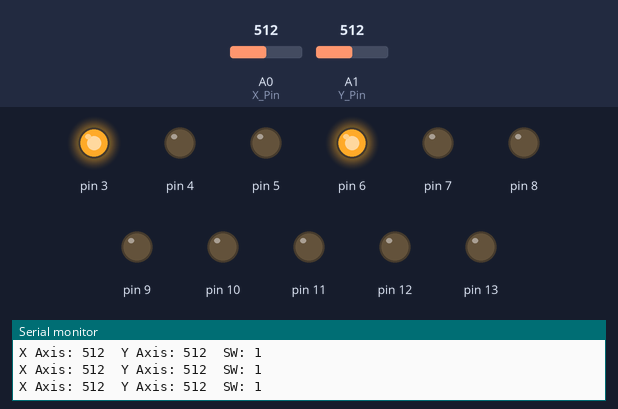
The sketch below on a simulated Arduino Uno, built with avr-gcc and run on an emulated ATmega328P. Parts: output pins drawn as LEDs (lit = HIGH), the last lines printed to the serial monitor. The test bench sets the inputs (shaded band); at power-on: A1 (Y_Pin) = 512, A0 (X_Pin) = 512.

Above: at 1.2 s.
1.3 s: A1 (Y_Pin) set to 533
At 2.2 s:
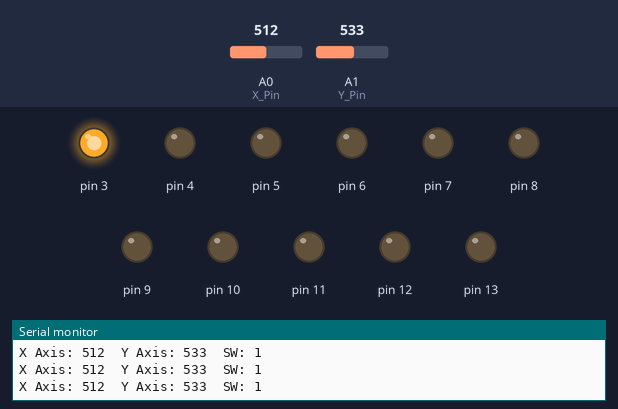
2.9 s: A0 (X_Pin) set to 488
At 3.9 s:
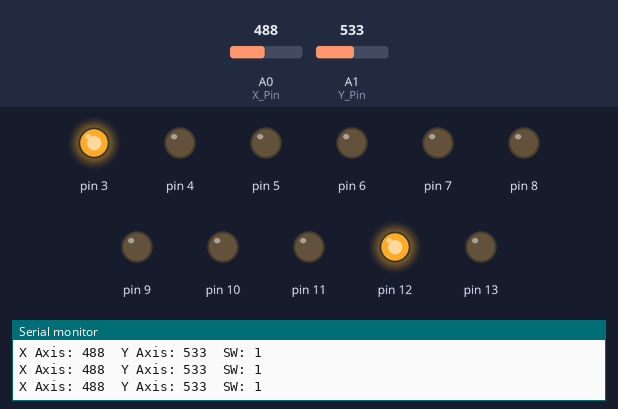
4.5 s: A1 (Y_Pin) set to 560
At 5.6 s:
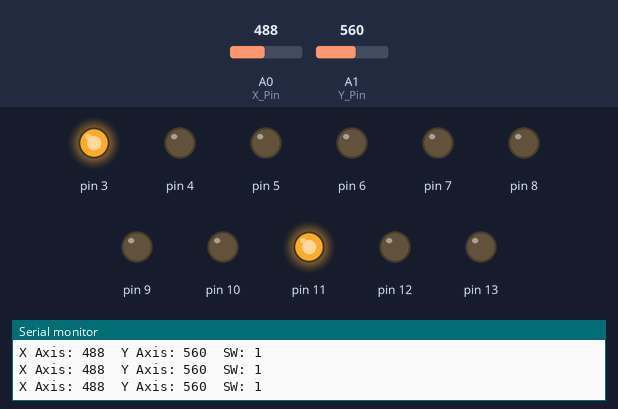
6.1 s: A0 (X_Pin) set to 1023
At 7.3 s:
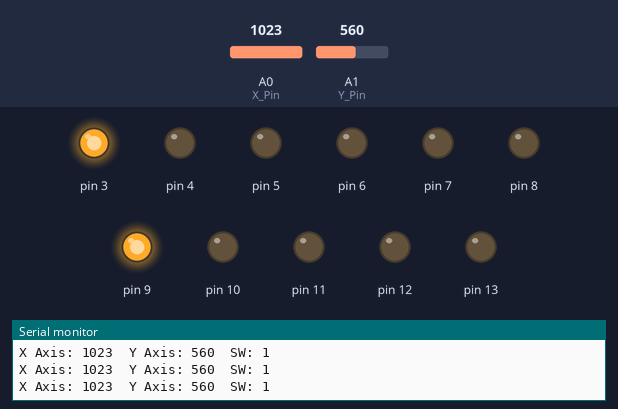
7.7 s: A1 (Y_Pin) set to 540
At 9.0 s:
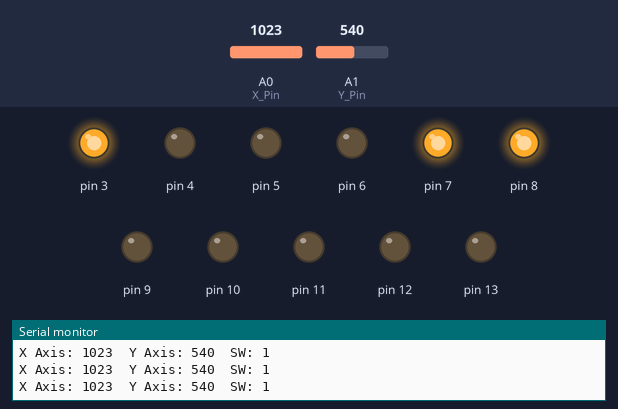
9.3 s: A1 (Y_Pin) set to 490
At 10.8 s:
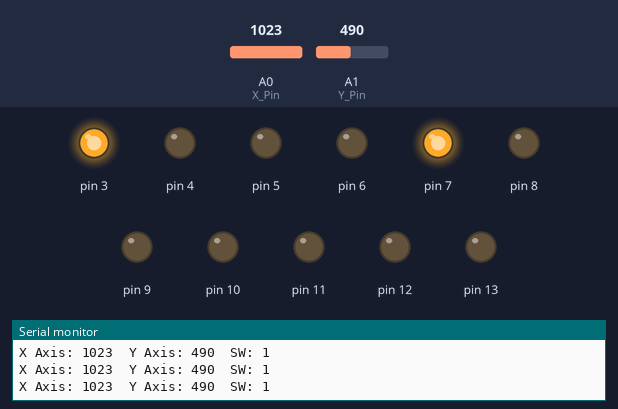
Timing chart, 0 to 11.9 s (numbered marks = the images above; inputs shaded):
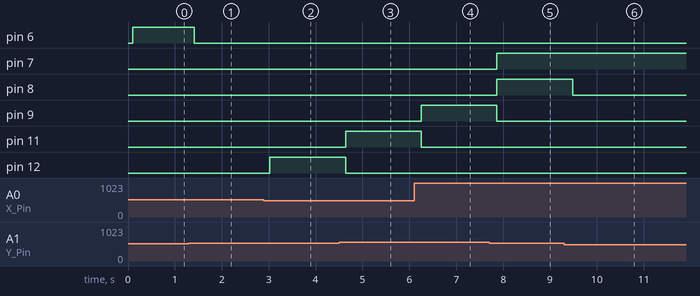

The sketch:

Loy_stick_press_LED_lit.ino
```cpp
int X_Pin = A0;
int Y_Pin = A1;


void setup() {

  Serial.begin (9600);
  pinMode (A0, INPUT);
  pinMode (A1, INPUT);
  pinMode (3, INPUT_PULLUP);
  pinMode (13,OUTPUT);
  pinMode (12,OUTPUT);
  pinMode (11,OUTPUT);
  pinMode (10,OUTPUT);
  pinMode (9,OUTPUT);
  pinMode (8,OUTPUT);
  pinMode (7,OUTPUT);
  pinMode (6,OUTPUT);
  pinMode (5,OUTPUT);
  pinMode (4,OUTPUT);
  pinMode (3,OUTPUT);
}

void loop() {

  int X_data = analogRead (A0);
  int Y_data = analogRead (A1);
  int SW = digitalRead(3);


  Serial.print("X Axis: ");
  Serial.print(X_data);
  Serial.print("\t");
  Serial.print("Y Axis: ");
  Serial.print(Y_data);
  Serial.print("\t");
  Serial.print("SW: ");
  Serial.println(SW);
  delay (100);

  if ((X_data>500)&&(X_data<550)&&(Y_data<519)) {
    digitalWrite(6,1);
  }
  else {
    digitalWrite(6,0);
    }

  if ((X_data>550)&&(Y_data<550)){
    digitalWrite(7,1);
  }
  else {
    digitalWrite(7,0);
    }

  if ( (X_data>550)&&(Y_data>500)&&(Y_data<550)) {
    digitalWrite(8,1);
  }
  else {
    digitalWrite(8,0);
    }

  if ( (X_data>550)&&(Y_data>550)) {
    digitalWrite(9,1);
  }
  else {
    digitalWrite(9,0);
    }

  if ( (X_data>500)&&(X_data<550)&&(Y_data>550)) {
    digitalWrite(10,1);
  }
  else {
    digitalWrite(10,0);
    }

  if ( (X_data<500)&&(Y_data>550)) {
    digitalWrite(11,1);
  }
  else {
    digitalWrite(11,0);
    }

  if ( (X_data<500)&&(Y_data>500)&&(Y_data<550)) {
    digitalWrite(12,1);
  }
  else {
    digitalWrite(12,0);
    }

  if ( (X_data<500)&&(Y_data<500)) {
    digitalWrite(13,1);
  }
  else {
    digitalWrite(13,0);
    }
}
```

Measured:
- the behaviour switches between 518 and 519 on A1 (Y_Pin) (found by bisection; images 0 and 1)
- the behaviour switches between 500 and 499 on A0 (X_Pin) (found by bisection; images 1 and 2)
- after the input at 1.3 s, pin 6: HIGH → LOW after 0.11 s
- after the input at 2.9 s, pin 12: LOW → HIGH after 0.13 s
- after the input at 4.5 s, pin 11: LOW → HIGH after 0.14 s; pin 12: HIGH → LOW after 0.14 s
- after the input at 6.1 s, pin 9: LOW → HIGH after 0.15 s; pin 11: HIGH → LOW after 0.15 s
- after the input at 7.7 s, pin 7, pin 8: LOW → HIGH after 0.17 s; pin 9: HIGH → LOW after 0.17 s
- after the input at 9.3 s, pin 8: HIGH → LOW after 0.18 s
